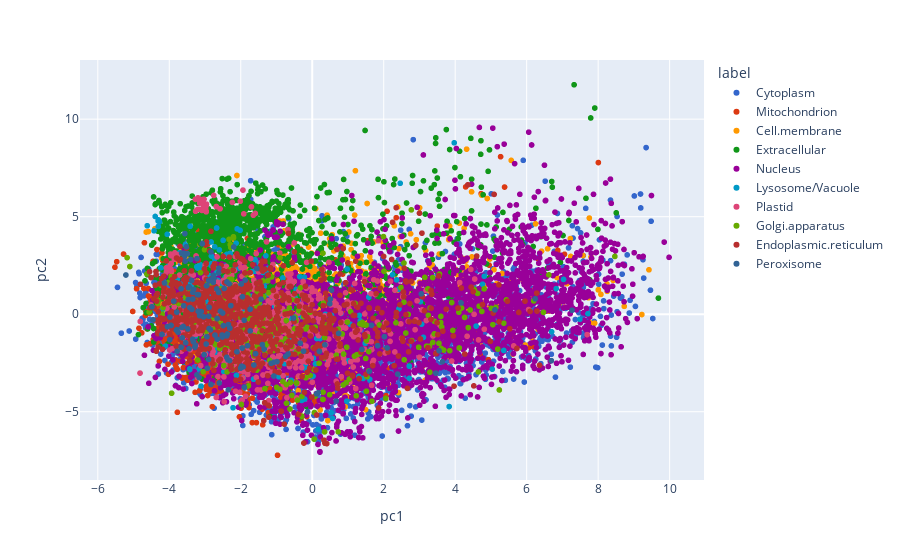

Source (notebook cell):
### Code cell
import plotly.express as px
plt.figure(figsize=(25, 25))
fig = px.scatter(principal_df, x='pc1', y='pc2',
              color='label', color_discrete_sequence=px.colors.qualitative.G10)
fig.show()

### Figure 1 — Plotly figure (JSON) as saved in the notebook; plotly's stock layout.template omitted (floating-point values rounded to 4 significant figures; data arrays with more than 128 entries replaced by an {"elided": "..."} marker saying what was removed)
{"data": [{"hoverlabel": {"namelength": 0}, "hovertemplate": "label=Cytoplasm<br>pc1=%{x}<br>pc2=%{y}", "legendgroup": "Cytoplasm", "marker": {"color": "#3366CC", "symbol": "circle"}, "mode": "markers", "name": "Cytoplasm", "showlegend": true, "type": "scattergl", "x": {"elided": "2541 float values"}, "xaxis": "x", "y": {"elided": "2541 float values"}, "yaxis": "y"}, {"hoverlabel": {"namelength": 0}, "hovertemplate": "label=Mitochondrion<br>pc1=%{x}<br>pc2=%{y}", "legendgroup": "Mitochondrion", "marker": {"color": "#DC3912", "symbol": "circle"}, "mode": "markers", "name": "Mitochondrion", "showlegend": true, "type": "scattergl", "x": {"elided": "1510 float values"}, "xaxis": "x", "y": {"elided": "1510 float values"}, "yaxis": "y"}, {"hoverlabel": {"namelength": 0}, "hovertemplate": "label=Cell.membrane<br>pc1=%{x}<br>pc2=%{y}", "legendgroup": "Cell.membrane", "marker": {"color": "#FF9900", "symbol": "circle"}, "mode": "markers", "name": "Cell.membrane", "showlegend": true, "type": "scattergl", "x": {"elided": "1340 float values"}, "xaxis": "x", "y": {"elided": "1340 float values"}, "yaxis": "y"}, {"hoverlabel": {"namelength": 0}, "hovertemplate": "label=Extracellular<br>pc1=%{x}<br>pc2=%{y}", "legendgroup": "Extracellular", "marker": {"color": "#109618", "symbol": "circle"}, "mode": "markers", "name": "Extracellular", "showlegend": true, "type": "scattergl", "x": {"elided": "1972 float values"}, "xaxis": "x", "y": {"elided": "1972 float values"}, "yaxis": "y"}, {"hoverlabel": {"namelength": 0}, "hovertemplate": "label=Nucleus<br>pc1=%{x}<br>pc2=%{y}", "legendgroup": "Nucleus", "marker": {"color": "#990099", "symbol": "circle"}, "mode": "markers", "name": "Nucleus", "showlegend": true, "type": "scattergl", "x": {"elided": "4043 float values"}, "xaxis": "x", "y": {"elided": "4043 float values"}, "yaxis": "y"}, {"hoverlabel": {"namelength": 0}, "hovertemplate": "label=Lysosome/Vacuole<br>pc1=%{x}<br>pc2=%{y}", "legendgroup": "Lysosome/Vacuole", "marker": {"color": "#0099C6", "symbol": "circle"}, "mode": "markers", "name": "Lysosome/Vacuole", "showlegend": true, "type": "scattergl", "x": {"elided": "321 float values"}, "xaxis": "x", "y": {"elided": "321 float values"}, "yaxis": "y"}, {"hoverlabel": {"namelength": 0}, "hovertemplate": "label=Plastid<br>pc1=%{x}<br>pc2=%{y}", "legendgroup": "Plastid", "marker": {"color": "#DD4477", "symbol": "circle"}, "mode": "markers", "name": "Plastid", "showlegend": true, "type": "scattergl", "x": {"elided": "757 float values"}, "xaxis": "x", "y": {"elided": "757 float values"}, "yaxis": "y"}, {"hoverlabel": {"namelength": 0}, "hovertemplate": "label=Golgi.apparatus<br>pc1=%{x}<br>pc2=%{y}", "legendgroup": "Golgi.apparatus", "marker": {"color": "#66AA00", "symbol": "circle"}, "mode": "markers", "name": "Golgi.apparatus", "showlegend": true, "type": "scattergl", "x": {"elided": "356 float values"}, "xaxis": "x", "y": {"elided": "356 float values"}, "yaxis": "y"}, {"hoverlabel": {"namelength": 0}, "hovertemplate": "label=Endoplasmic.reticulum<br>pc1=%{x}<br>pc2=%{y}", "legendgroup": "Endoplasmic.reticulum", "marker": {"color": "#B82E2E", "symbol": "circle"}, "mode": "markers", "name": "Endoplasmic.reticulum", "showlegend": true, "type": "scattergl", "x": {"elided": "862 float values"}, "xaxis": "x", "y": {"elided": "862 float values"}, "yaxis": "y"}, {"hoverlabel": {"namelength": 0}, "hovertemplate": "label=Peroxisome<br>pc1=%{x}<br>pc2=%{y}", "legendgroup": "Peroxisome", "marker": {"color": "#316395", "symbol": "circle"}, "mode": "markers", "name": "Peroxisome", "showlegend": true, "type": "scattergl", "x": {"elided": "154 float values"}, "xaxis": "x", "y": {"elided": "154 float values"}, "yaxis": "y"}], "layout": {"legend": {"title": {"text": "label"}, "tracegroupgap": 0}, "margin": {"t": 60}, "xaxis": {"anchor": "y", "domain": [0, 1], "title": {"text": "pc1"}}, "yaxis": {"anchor": "x", "domain": [0, 1], "title": {"text": "pc2"}}}}
